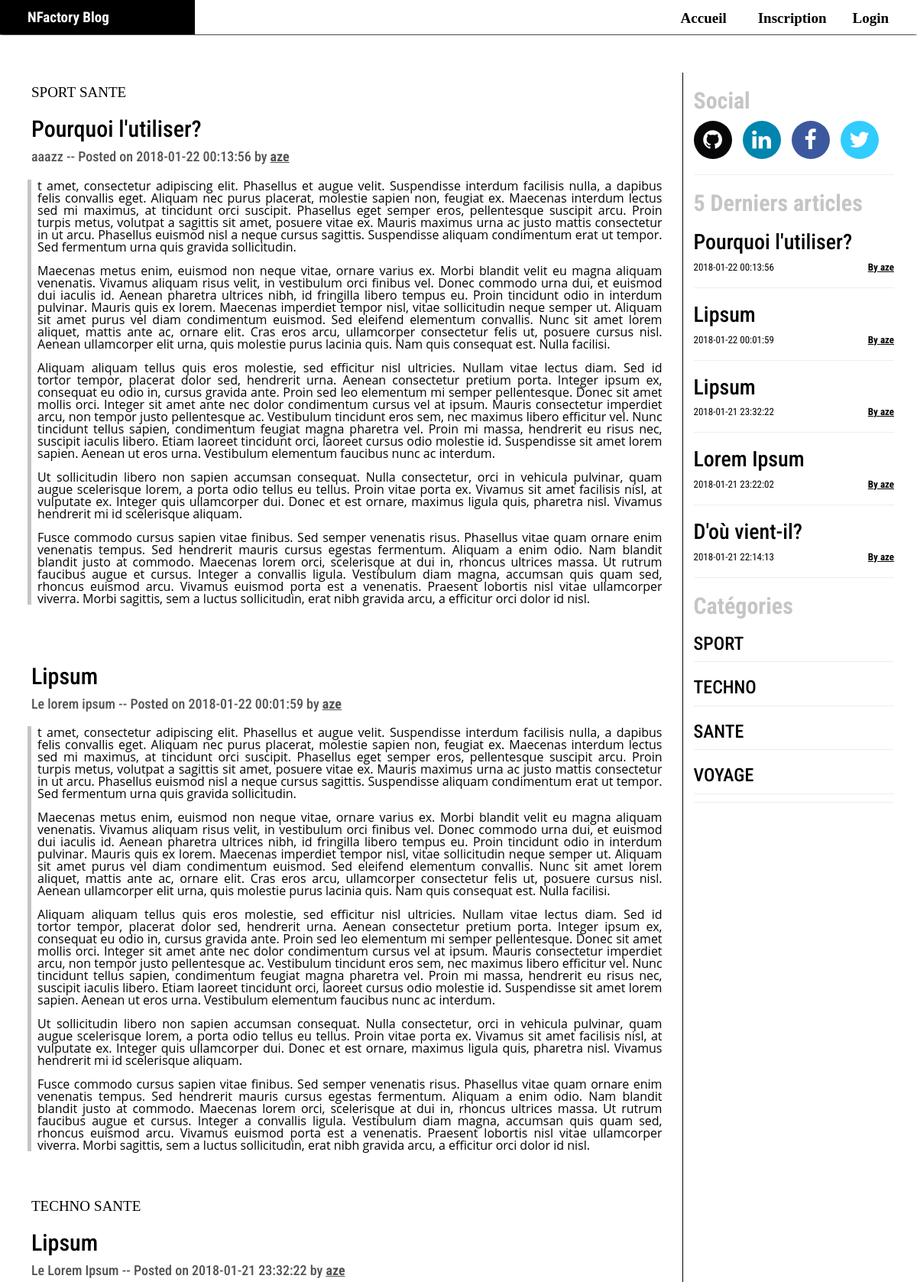
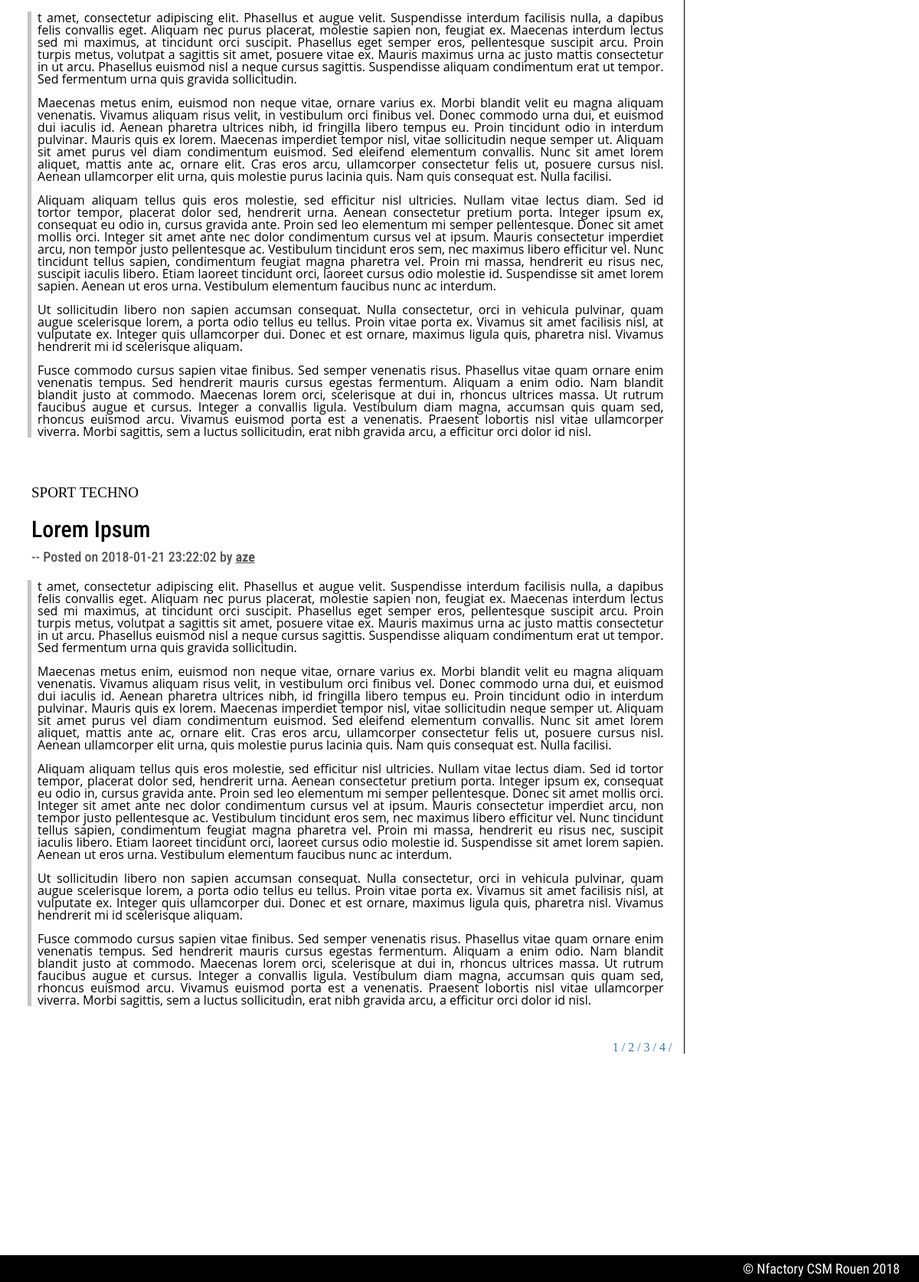
The page / on the database its author committed (2 pictures, top to bottom).
### tables this page shows
CREATE TABLE `t_categories_has_t_articles` (
  `T_CATEGORIES_ID_CATEGORIE` int(11) NOT NULL,
  `T_ARTICLES_ID_ARTICLE` int(11) NOT NULL
);

CREATE TABLE `t_categories` (
  `ID_CATEGORIE` int(11) NOT NULL,
  `CATLIBELLE` varchar(45) NOT NULL
);

CREATE TABLE `t_articles` (
  `ID_ARTICLE` int(11) NOT NULL,
  `ARTTITRE` varchar(45) NOT NULL,
  `ARTCHAPO` varchar(45) DEFAULT NULL,
  `ARTCONTENU` text NOT NULL,
  `ARTDATE` datetime DEFAULT NULL
);

CREATE TABLE `t_users` (
  `ID_USER` int(11) NOT NULL,
  `USERNAME` varchar(45) NOT NULL,
  `USERFNAME` varchar(45) DEFAULT NULL,
  `PSEUDO` varchar(255) NOT NULL,
  `USERMAIL` varchar(255) NOT NULL,
  `USERPASSWORD` char(40) NOT NULL,
  `USERDATEINS` datetime DEFAULT NULL,
  `T_ROLES_ID_ROLE` int(11) NOT NULL
);

### include/accueil.inc.php (the view, shortened to what this page needs)
<div class="pc row">
    <div class="col-sm-9" style="box-shadow: 1px 0 0 black">
        <?php
            require_once './functions/functions.php';
            $db = Database::connect();
            $sql = $db -> query('SELECT count(ID_ARTICLE) as nbrArt FROM t_articles');
            $data = $sql -> fetch();
            $nbrArt = $data['nbrArt'];
            isset($_GET['p']) ? $pagec = $_GET['p'] : $pagec = 1;
            $perpage = 4 ;
            $nbPage = ceil($nbrArt/ $perpage);
            $index = ($pagec - 1 ) * $perpage;
            $query ="SELECT * FROM t_articles ORDER by ARTDATE DESC LIMIT $index,$perpage";
            $sql = $db -> query($query);
            while($row = $sql -> fetch()){
                $post = '<section class="post"><h3 style="font-family: fantasy"> '. findCategories($row['ID_ARTICLE'], $db) .'</h3>';
                $post .= '<h2> '. $row['ARTTITRE'] . '</h2>  ';
                $post .= '<h4> '. $row['ARTCHAPO'] . ' -- Posted on '. $row['ARTDATE'].' by <span style="font-weight: bold;text-decoration: underline" ">'.findAuthor($row['ID_ARTICLE'],$db).'</span> </h4>';
                $post .= '<div class="article"> '. html_entity_decode($row['ARTCONTENU']) . '</div></section>';
                echo $post;
            }
            $pagination = "<div style=\"text-align: right\">";
            for ($i = 1 ; $i <= $nbPage ; $i++){
                $pagination .="<a href=\"index.php?p=$i\"> $i /</a>";
            }
            $pagination .= "</div>";
            echo $pagination;
        ?>
    </div>
    <div class="col-sm-3" style="height: 400vh ">
        <section class="blockL">
            <h2>Social</h2>
            <ul class="list-inline icon-circle icon-zoom social-icons">
                <li> <a href="#"><i class="fa fa-github"></i></a></li>
                <li> <a href="#"><i class="fa fa-linkedin"></i></a></li>
                <li> <a href="#"><i class="fa fa-facebook"></i></a></li>
                <li> <a href="#"><i class="fa fa-twitter"></i></a></li>
            </ul>
            <hr>
        </section>
        <section class="blockL">
            <h2> 5 Derniers articles </h2>
            <?php
                $db        = Database::connect();
                $sql2      = $db -> query('SELECT * FROM `t_articles` ORDER BY `ARTDATE` DESC LIMIT 5');
                $articles  = $sql2 -> fetchAll();
                foreach ($articles as $article ){
                    $last  = "<h3 style='font-size: 28px'>" . $article['ARTTITRE'] ."</h3>";
                    $last .= '<p style = "text-align:left;font-size: 13px" > '. $article['ARTDATE'] .' ';
                    $last .= '<span style="float: right;font-weight: bold; text-decoration:underline;"> By  '. findAuthor($article['ID_ARTICLE'],$db) . ' </span></p><hr>';
                    echo $last;
                }
            ?>
        </section>
        <section class="blockC">
            <h2> Catégories </h2>
            <ul class="list-horizontal">
            <?php
                $db   = Database::connect();
                $sql3 = $db -> query('SElECT * FROM t_categories');
                $categories = $sql3 -> fetchAll();
                foreach($categories as $category){
                    echo "<li style='text-align: left;font-family: 'Roboto condensed'><h3>" . $category['CATLIBELLE'] ."</h3></li> <hr>";
                }
            ?>
            </ul>
            <hr>
        </section>
    </div>
</div>

### functions/functions.php (shortened to what this page needs)
<?php
    function callPage() {
        if (isset($_GET['page'])) {
            if  ($_GET['page'] == "")
                $page = "accueil";
            else
                $page = $_GET['page'];
        }
        else {
            $page = "accueil";
        }
        $page = "./include/" . $page . ".inc.php";
        $incFiles = glob("./include/*.inc.php");
        if (in_array($page, $incFiles)) {
            include($page);
        }
        else {
            include("./include/default.inc.php");
        }
    }
    function findCategories($idarticle, $pdo){
            $req = $pdo -> prepare('SELECT * FROM t_categories LEFT JOIN t_categories_has_t_articles ON ID_CATEGORIE = T_CATEGORIES_ID_CATEGORIE WHERE T_ARTICLES_ID_ARTICLE = ?');
            $req -> execute([$idarticle]);
            $cat = '<ul>';
            while($row = $req -> fetch()){
                $cat .=  "<li>" . $row['CATLIBELLE'] . "</li>"; ;
            };
            $cat .= "</ul>";
            return $cat;
    }
    function findAuthor($idarticle , $db){
        $req = $db -> prepare('SELECT * FROM `t_users`left join t_articles_has_t_users on ID_USER = t_users_id_user WHERE t_articles_id_article = ?');
        $req -> execute([$idarticle]);
        $row = $req -> fetch();
        return $row['PSEUDO'];
    }

### assets/css/screen.css (style rules this page uses)
body { background: #fff !important; }
h1, h2 ,h3,h4,h5,h6,p { text-align: left; font-family: 'Roboto Condensed', Arial, sans-serif; color: #000000; }
.post .article { box-shadow: -5px 0 0 rgba(171, 171, 171, 0.6901960784313725); text-align: justify; padding-left: 8px; margin-top: 20px; }
.post h3 { text-align: left; color: black; font-size: 18px; margin-top: 5px; }
.post h4 { color: #525252; }
.post { padding-top: 30px; padding: 11px; margin-bottom: 20px; color: black; }
.post ul li { display: inline-block; padding: 0 5px 0 0; }
.post h3 { font-size: 19px; }
.blockC hr { margin-top: 10px; margin-bottom: 10px; border: 0; border-top: 1px solid #eee; }
.blockL h2, .blockC h2 { font-weight: bold; color: rgba(171, 171, 171, 0.6901960784313725); }
.social-icons .fa { font-size: 1.8em; }
.social-icons .fa { width: 50px; height: 50px; line-height: 50px; text-align: center; color: #FFF; color: rgba(255, 255, 255, 0.8); -webkit-transition: all 0.3s ease-in-out; -moz-transition: all 0.3s ease-in-out; -ms-transition: all 0.3s ease-in-out; -o-transition: all 0.3s ease-in-out; transition: all 0.3s ease-in-out; }
.social-icons.icon-circle .fa { border-radius: 50%; }
.social-icons .fa-facebook,.social-icons .fa-facebook-square { background-color:#3C599F;color: #FFFFFF; }
.social-icons .fa-github,.social-icons .fa-github-alt,.social-icons .fa-github-square { background-color:#070709;color: #FFFFFF; }
.social-icons .fa-linkedin,.social-icons .fa-linkedin-square { background-color:#0085AE;color: #FFFFFF; }
.social-icons .fa-twitter,.social-icons .fa-twitter-square { background-color:#32CCFE;color: #FFFFFF; }

### rows shown on the page
t_articles: ARTTITRE "Pourquoi l'utiliser?", ARTCHAPO "aaazz", ARTDATE "2018-01-22 00:13:56", ID_ARTICLE.PSEUDO "aze", ARTCONTENU "t amet, consectetur adipiscing elit. Phasellus et augue velit. Suspendisse interdum facilisis nulla, a dapibus felis convallis eget. Aliquam nec purus placerat, molestie sapien non, feugiat ex. Maecenas interdum lectus sed mi maximus, at tincidunt orci suscipit. Phasellus eget semper eros, pellentesque suscipit arcu. Proin turpis metus, volutpat a sagittis sit amet, posuere vitae ex. Mauris maximus urna ac justo mattis consectetur in ut arcu. Phasellus euismod nisl a neque cursus sagittis. Suspendisse aliquam condimentum erat ut tempor. Sed fermentum urna quis gravida sollicitudin. Maecenas metus enim, euismod non neque vitae, ornare varius ex. Morbi blandit velit eu magna aliquam…"
t_categories_has_t_articles: T_CATEGORIES_ID_CATEGORIE.CATLIBELLE "SPORT"
t_categories_has_t_articles: T_CATEGORIES_ID_CATEGORIE.CATLIBELLE "SANTE"
t_articles: ARTTITRE "Lipsum", ARTCHAPO "Le lorem ipsum", ARTDATE "2018-01-22 00:01:59", ID_ARTICLE.PSEUDO "aze", ARTCONTENU "t amet, consectetur adipiscing elit. Phasellus et augue velit. Suspendisse interdum facilisis nulla, a dapibus felis convallis eget. Aliquam nec purus placerat, molestie sapien non, feugiat ex. Maecenas interdum lectus sed mi maximus, at tincidunt orci suscipit. Phasellus eget semper eros, pellentesque suscipit arcu. Proin turpis metus, volutpat a sagittis sit amet, posuere vitae ex. Mauris maximus urna ac justo mattis consectetur in ut arcu. Phasellus euismod nisl a neque cursus sagittis. Suspendisse aliquam condimentum erat ut tempor. Sed fermentum urna quis gravida sollicitudin. Maecenas metus enim, euismod non neque vitae, ornare varius ex. Morbi blandit velit eu magna aliquam…"
t_articles: ARTTITRE "Lipsum", ARTCHAPO "Le Lorem Ipsum", ARTDATE "2018-01-21 23:32:22", ID_ARTICLE.PSEUDO "aze", ARTCONTENU "t amet, consectetur adipiscing elit. Phasellus et augue velit. Suspendisse interdum facilisis nulla, a dapibus felis convallis eget. Aliquam nec purus placerat, molestie sapien non, feugiat ex. Maecenas interdum lectus sed mi maximus, at tincidunt orci suscipit. Phasellus eget semper eros, pellentesque suscipit arcu. Proin turpis metus, volutpat a sagittis sit amet, posuere vitae ex. Mauris maximus urna ac justo mattis consectetur in ut arcu. Phasellus euismod nisl a neque cursus sagittis. Suspendisse aliquam condimentum erat ut tempor. Sed fermentum urna quis gravida sollicitudin. Maecenas metus enim, euismod non neque vitae, ornare varius ex. Morbi blandit velit eu magna aliquam…"
t_categories_has_t_articles: T_CATEGORIES_ID_CATEGORIE.CATLIBELLE "TECHNO"
t_categories_has_t_articles: T_CATEGORIES_ID_CATEGORIE.CATLIBELLE "SANTE"
t_articles: ARTTITRE "Lorem Ipsum", ARTDATE "2018-01-21 23:22:02", ID_ARTICLE.PSEUDO "aze", ARTCONTENU "t amet, consectetur adipiscing elit. Phasellus et augue velit. Suspendisse interdum facilisis nulla, a dapibus felis convallis eget. Aliquam nec purus placerat, molestie sapien non, feugiat ex. Maecenas interdum lectus sed mi maximus, at tincidunt orci suscipit. Phasellus eget semper eros, pellentesque suscipit arcu. Proin turpis metus, volutpat a sagittis sit amet, posuere vitae ex. Mauris maximus urna ac justo mattis consectetur in ut arcu. Phasellus euismod nisl a neque cursus sagittis. Suspendisse aliquam condimentum erat ut tempor. Sed fermentum urna quis gravida sollicitudin. Maecenas metus enim, euismod non neque vitae, ornare varius ex. Morbi blandit velit eu magna aliquam…"
t_categories_has_t_articles: T_CATEGORIES_ID_CATEGORIE.CATLIBELLE "SPORT"
t_categories_has_t_articles: T_CATEGORIES_ID_CATEGORIE.CATLIBELLE "TECHNO"
t_articles: ARTTITRE "D'où vient-il?", ARTDATE "2018-01-21 22:14:13", ID_ARTICLE.PSEUDO "aze"
t_categories: CATLIBELLE "SPORT"
t_categories: CATLIBELLE "TECHNO"
t_categories: CATLIBELLE "SANTE"
t_categories: CATLIBELLE "VOYAGE"
